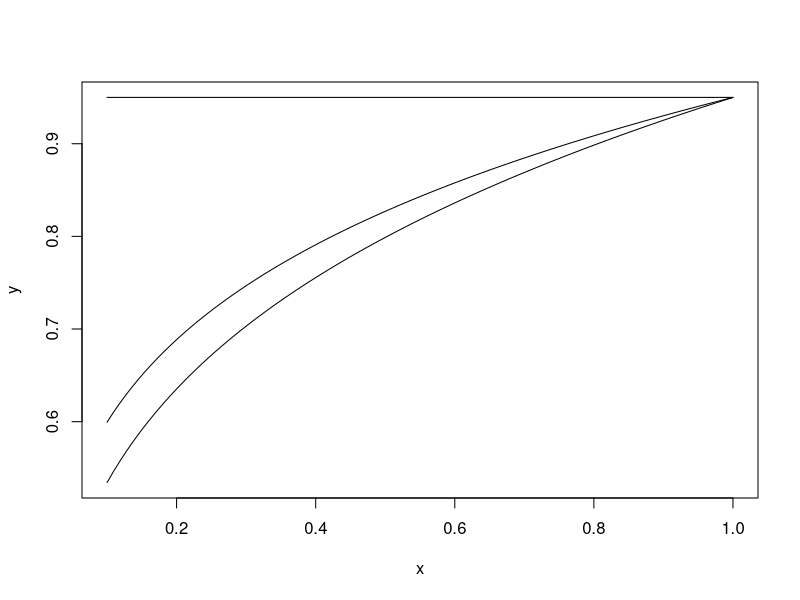

Write the R code that produced this figure. (Note: this script raises an error after producing the figure.)
default_e1 <- 0.95
x <- seq(0.1, 1, length = 100)
y <- default_e1*x^0.25
plot(y~x, type = "l")
y <- default_e1*x^0.2
lines(y~x, type = "l")
y <- default_e1*x^0
lines(y~x, type = "l")



# K = youngest age group where fractional dosing applies
pars_for_fractional_d <- function(pars, d1, alpha, fd, K) {
  
}


model_fractional_d <- function(model, d1, alpha, fd, K, default_e1 = 0.95, rm = FALSE) {
  
  # Prepare parameters, taking fractional dosing into account:
  dose_response <- default_e1*fd^alpha
  N <- length(pop)
  
  if(K <= N){
    fd <- c(rep(fd, K), rep(1, N-K))
    e1 <- c(rep(dose_response, K), rep(default_e1, N-K))
  } else {
    fd <- rep(1, N)
    e1 <- rep(default_e1, N)
  }
  pars <- apap_2v(grab_2v_parms(model), fractional_dose = fd, len = d1)
  # Done.
  
  y <- sr(list_modify(pars, e1 = e1), "2v_v2")
  if(rm) return(y)
  main_metrics(y, pop)
}

df_fractional <- expand.grid(model = scenario_par_nms_2v,
                             d1 = c(d1_general, Inf),
                             alpha = c(0, 1, 0.25),
                             fractional_dose = c(0.1, 0.2, 0.5),
                             K = 3:9) %>%
  mutate(data = pmap(list(model, d1, alpha, fractional_dose, K), 
                     function(x,y,z,a,b) data.frame(value = model_fractional_d(x,y,z,a,b), 
                                                    var = metric_nms))) %>%
  unnest(data) %>%
  spread(var, value) %>%
  mutate(model = factor(model, levels = scenario_par_nms_2v,
                        labels = scenario_nms_2v)) 

